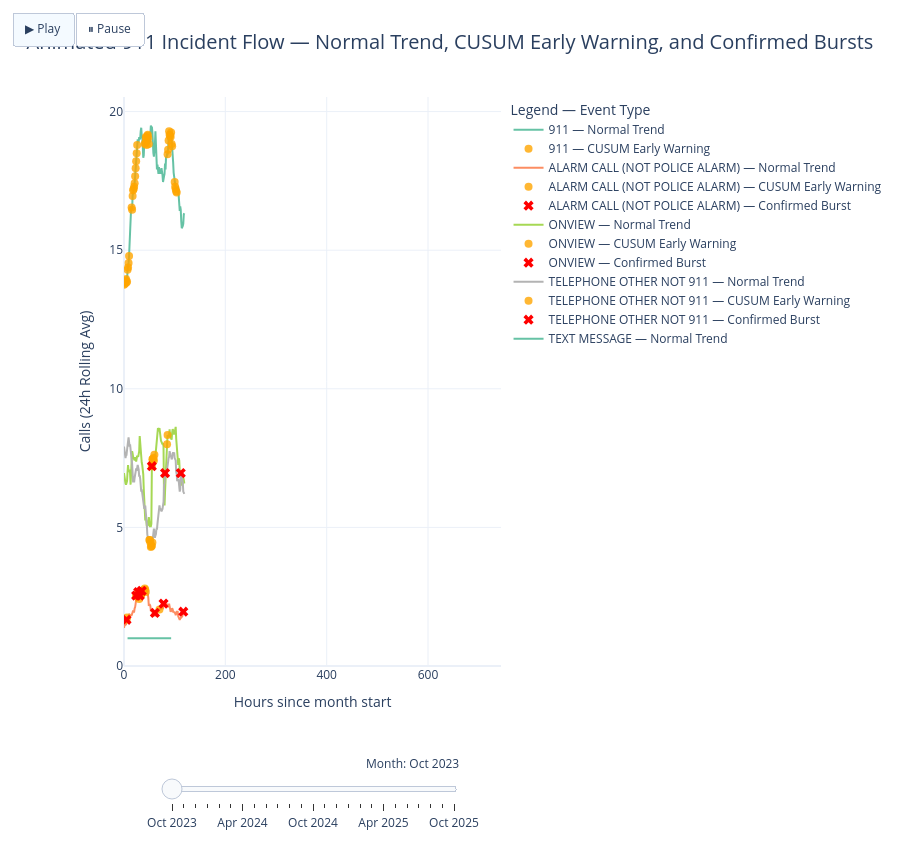

Notebook code cell kept with this figure:
### Markdown cell above
This visualization shows how 911 call activity changes over time and highlights unusual spikes using the CUSUM early-warning algorithm. Each colored line represents the normal 24-hour rolling trend for one call type. Orange circles mark moments where CUSUM detects unusual upward movement which are early warnings indicating that call volume is starting to rise beyond what is normally expected. Red “X” markers represent confirmed anomalies based on the ground-truth labels in the dataset. When orange markers appear shortly before red ones, it means CUSUM is successfully identifying the beginning of abnormal activity. A few scattered orange points are expected and not necessarily meaningful, but long clusters or sustained periods of orange indicate a real surge in calls. Because each call type has its own baseline behavior, trends should be interpreted relative to the history of the same call type, not compared across different types. The animation simply progresses month by month so you can see how patterns evolve, when bursts emerge, and how early the system detects them.

### Code cell
import os
import pandas as pd
import numpy as np
import plotly.graph_objects as go
import plotly.express as px

path = os.path.join(os.getcwd(), "vis1_df.csv")
if not os.path.exists(path):
    raise FileNotFoundError("vis1_df.csv not found in current directory.")
vis1_df = pd.read_csv(path)


for col in ["datetime", "event_hour", "date"]:
    if col in vis1_df.columns:
        vis1_df[col] = pd.to_datetime(vis1_df[col], errors="coerce", utc=False)


if "hour" in vis1_df.columns:
    vis1_df["hour"] = pd.to_numeric(vis1_df["hour"], errors="coerce").round().astype("Int64")
    vis1_df.loc[vis1_df["hour"].notna(), "hour"] = vis1_df.loc[vis1_df["hour"].notna(), "hour"].clip(0, 23)

datetime_col = None


if "datetime" in vis1_df.columns and pd.api.types.is_datetime64_any_dtype(vis1_df["datetime"]):
    datetime_col = vis1_df["datetime"]

elif "event_hour" in vis1_df.columns and pd.api.types.is_datetime64_any_dtype(vis1_df["event_hour"]):
    datetime_col = vis1_df["event_hour"]


elif ("date" in vis1_df.columns and pd.api.types.is_datetime64_any_dtype(vis1_df["date"])) and ("hour" in vis1_df.columns):
    hour_fill = vis1_df["hour"].fillna(0).astype("int32")
    datetime_col = vis1_df["date"] + pd.to_timedelta(hour_fill, unit="h")

elif "date" in vis1_df.columns:
    if vis1_df["date"].notna().any():
        datetime_col = vis1_df["date"]


vis1_df["datetime"] = pd.to_datetime(datetime_col, errors="coerce")
before = len(vis1_df)
vis1_df = vis1_df.dropna(subset=["datetime"])
after = len(vis1_df)
#if after == 0:
#    raise TypeError("All rows became NaT after datetime parsing. Inspect your CSV date/hour values.")
#if after < before:
#    print(f"ℹ️ Dropped {before - after} rows with invalid timestamps; proceeding with {after} rows.")

required = {"call_type", "total_calls"}
#missing = [c for c in required if c not in vis1_df.columns]
#if missing:
#    raise KeyError(f"Missing required columns in vis1_df: {missing}")


vis1_df["total_calls"] = pd.to_numeric(vis1_df["total_calls"], errors="coerce").fillna(0)

# Optional: ensure is_anomaly exists (ok if missing)
#if "is_anomaly" in vis1_df.columns:
#    vis1_df["is_anomaly"] = pd.to_numeric(vis1_df["is_anomaly"], errors="coerce").fillna(0).astype(int)

vis1_df["MonthLabel"] = vis1_df["datetime"].dt.strftime("%b %Y")
vis1_df = vis1_df.sort_values(["MonthLabel", "datetime"])
vis1_df["t_hours"] = ((vis1_df["datetime"] - vis1_df.groupby("MonthLabel")["datetime"].transform("min")).dt.total_seconds() / 3600)

def compute_cusum(df, value_col="total_calls"):
    mean_val = df[value_col].mean()
    std_val = df[value_col].std()
    if pd.isna(std_val) or std_val == 0:
        df["cusum_pos"] = 0.0
        df["cusum_neg"] = 0.0
        df["cusum_flag"] = 0
        return df
    k = 0.65 * std_val
    h = 3.0 * std_val
    pos = np.zeros(len(df))
    neg = np.zeros(len(df))
    flag = np.zeros(len(df))
    for i in range(1, len(df)):
        x = df[value_col].iloc[i] - mean_val
        pos[i] = max(0, pos[i-1] + x - k)
        neg[i] = min(0, neg[i-1] + x + k)
        if pos[i] > h or abs(neg[i]) > h:
            flag[i] = 1
    df["cusum_pos"] = pos
    df["cusum_neg"] = neg
    df["cusum_flag"] = flag
    return df

hourly_vis = vis1_df.groupby("call_type", group_keys=False).apply(compute_cusum)


hourly_vis["rolling_mean"] = (
    hourly_vis.groupby("call_type")["total_calls"]
    .transform(lambda s: s.rolling(24, min_periods=1).mean())
)

types_sorted = sorted(hourly_vis["call_type"].unique())
palette = px.colors.qualitative.Set2
color_map = {t: palette[i % len(palette)] for i, t in enumerate(types_sorted)}
month_labels = sorted(hourly_vis["MonthLabel"].unique(), key=lambda x: pd.to_datetime(x))

frames = []
for m in month_labels:
    d_m = hourly_vis[hourly_vis["MonthLabel"] == m]
    traces = []
    for t in types_sorted:
        d_mt = d_m[d_m["call_type"] == t].sort_values("t_hours")
        traces.append(go.Scatter(
            x=d_mt["t_hours"], y=d_mt["rolling_mean"], mode="lines",
            name=f"{t} — Normal Trend",
            line=dict(color=color_map[t], width=2),
            showlegend=(m == month_labels[0])
        ))
        stress = d_mt[d_mt["cusum_flag"] == 1]
        if not stress.empty:
            traces.append(go.Scatter(
                x=stress["t_hours"], y=stress["rolling_mean"], mode="markers",
                marker=dict(size=8, color="orange", opacity=0.8, symbol="circle"),
                name=f"{t} — CUSUM Early Warning",
                showlegend=(m == month_labels[0])
            ))
        if "is_anomaly" in d_mt.columns:
            bursts = d_mt[d_mt["is_anomaly"] == 1]
            if not bursts.empty:
                traces.append(go.Scatter(
                    x=bursts["t_hours"], y=bursts["rolling_mean"], mode="markers",
                    marker=dict(color="red", size=9, symbol="x"),
                    name=f"{t} — Confirmed Burst",
                    showlegend=(m == month_labels[0])
                ))
    frames.append(go.Frame(name=m, data=traces))


init_month = month_labels[0]
d0 = hourly_vis[hourly_vis["MonthLabel"] == init_month]
init_traces = []
for t in types_sorted:
    d0_t = d0[d0["call_type"] == t].sort_values("t_hours")
    init_traces.append(go.Scatter(
        x=d0_t["t_hours"], y=d0_t["rolling_mean"], mode="lines",
        name=f"{t} — Normal Trend", line=dict(color=color_map[t]), showlegend=True
    ))
    stress = d0_t[d0_t["cusum_flag"] == 1]
    if not stress.empty:
        init_traces.append(go.Scatter(
            x=stress["t_hours"], y=stress["rolling_mean"], mode="markers",
            marker=dict(size=8, color="orange", opacity=0.8, symbol="circle"),
            name=f"{t} — CUSUM Early Warning", showlegend=True
        ))
    if "is_anomaly" in d0_t.columns:
        bursts = d0_t[d0_t["is_anomaly"] == 1]
        if not bursts.empty:
            init_traces.append(go.Scatter(
                x=bursts["t_hours"], y=bursts["rolling_mean"], mode="markers",
                marker=dict(color="red", size=9, symbol="x"),
                name=f"{t} — Confirmed Burst", showlegend=True
            ))

layout = go.Layout(
    title=dict(text="Animated 911 Incident Flow — Normal Trend, CUSUM Early Warning, and Confirmed Bursts",
               x=0.5, font=dict(size=20)),
    template="plotly_white",
    hovermode="x unified",
    xaxis=dict(title="Hours since month start", range=[0, 31*24]),
    yaxis=dict(title="Calls (24h Rolling Avg)", rangemode="tozero"),
    height=850,
    legend=dict(title="Legend — Event Type", yanchor="top", y=1, xanchor="left", x=1.02,
                bgcolor="rgba(255,255,255,0.8)"),
    updatemenus=[{
        "type": "buttons", "direction": "left", "x": 0.05, "y": 1.15,
        "buttons": [
            {"label":"▶ Play","method":"animate",
             "args":[None, {"frame":{"duration":700,"redraw":True}, "fromcurrent":True}]},
            {"label":"⏸ Pause","method":"animate",
             "args":[[None], {"mode":"immediate","frame":{"duration":0,"redraw":False}}]}
        ],
    }],
    sliders=[{
        "active": 0, "y": -0.08, "x": 0.1, "len": 0.8, "pad": {"b": 10, "t": 40},
        "currentvalue": {"visible": True, "prefix": "Month: ", "xanchor": "right", "offset": 10},
        "steps": [{"args": [[m], {"frame": {"duration": 0, "redraw": True}, "mode": "immediate"}],
                   "label": m, "method": "animate"} for m in month_labels],
    }],
)

fig = go.Figure(data=init_traces, layout=layout, frames=frames)
fig.update_layout(margin=dict(l=60, r=280, t=80, b=60))
fig.show()

### Figure 1 — Plotly figure (JSON) as saved in the notebook; plotly's stock layout.template omitted (floating-point values rounded to 4 significant figures)
{"data": [{"line": {"color": "rgb(102,194,165)"}, "mode": "lines", "name": "911 — Normal Trend", "showlegend": true, "type": "scatter", "x": [0.0, 1.0, 2.0, 3.0, 4.0, 5.0, 6.0, 7.0, 8.0, 9.0, 10.0, 11.0, 12.0, 13.0, 14.0, 15.0, 16.0, 17.0, 18.0, 19.0, 20.0, 21.0, 22.0, 23.0, 24.0, 25.0, 26.0, 27.0, 28.0, 29.0, 30.0, 31.0, 32.0, 33.0, 34.0, 35.0, 36.0, 37.0, 38.0, 39.0, 40.0, 41.0, 42.0, 43.0, 44.0, 45.0, 46.0, 47.0, 48.0, 49.0, 50.0, 51.0, 52.0, 53.0, 54.0, 55.0, 56.0, 57.0, 58.0, 59.0, 60.0, 61.0, 62.0, 63.0, 64.0, 65.0, 66.0, 67.0, 68.0, 69.0, 70.0, 71.0, 72.0, 73.0, 74.0, 75.0, 76.0, 77.0, 78.0, 79.0, 80.0, 81.0, 82.0, 83.0, 84.0, 85.0, 86.0, 87.0, 88.0, 89.0, 90.0, 91.0, 92.0, 93.0, 94.0, 95.0, 96.0, 97.0, 98.0, 99.0, 100.0, 101.0, 102.0, 103.0, 104.0, 105.0, 106.0, 107.0, 108.0, 109.0, 110.0, 111.0, 112.0, 113.0, 114.0, 115.0, 116.0, 117.0, 118.0, 119.0], "y": [13.75, 13.88, 13.79, 13.92, 13.96, 13.83, 13.88, 14.29, 14.38, 14.54, 14.79, 15.46, 15.88, 16.25, 16.5, 16.54, 16.46, 16.96, 17.17, 17.21, 17.29, 17.42, 17.67, 17.96, 18.21, 18.5, 18.79, 19.0, 18.92, 18.92, 19.08, 19.0, 19.04, 19.29, 19.42, 19.12, 19.08, 18.75, 18.33, 18.42, 18.88, 18.83, 18.88, 19.08, 19.04, 18.79, 19.12, 19.17, 19.04, 18.83, 18.92, 18.88, 19.12, 19.5, 19.38, 19.46, 19.25, 18.62, 18.5, 18.38, 18.54, 18.83, 19.29, 18.88, 18.29, 17.92, 18.08, 17.96, 17.75, 18.0, 17.83, 17.75, 17.88, 17.75, 17.96, 17.88, 17.71, 17.46, 17.67, 17.67, 17.75, 18.12, 17.92, 18.38, 18.33, 18.46, 18.46, 18.62, 18.96, 19.29, 19.17, 19.12, 19.08, 19.25, 18.83, 18.75, 18.21, 18.17, 17.79, 17.62, 17.46, 17.29, 17.21, 17.12, 17.08, 17.21, 17.29, 17.21, 16.83, 16.54, 16.42, 16.58, 16.46, 16.04, 15.79, 15.83, 15.88, 15.96, 16.29, 16.33]}, {"marker": {"color": "orange", "opacity": 0.8, "size": 8, "symbol": "circle"}, "mode": "markers", "name": "911 — CUSUM Early Warning", "showlegend": true, "type": "scatter", "x": [0.0, 1.0, 2.0, 3.0, 4.0, 5.0, 6.0, 7.0, 8.0, 9.0, 10.0, 15.0, 16.0, 17.0, 18.0, 19.0, 20.0, 21.0, 22.0, 23.0, 24.0, 25.0, 26.0, 41.0, 42.0, 43.0, 44.0, 45.0, 46.0, 47.0, 48.0, 49.0, 86.0, 87.0, 88.0, 89.0, 90.0, 91.0, 92.0, 93.0, 94.0, 95.0, 100.0, 101.0, 102.0, 103.0, 104.0], "y": [13.75, 13.88, 13.79, 13.92, 13.96, 13.83, 13.88, 14.29, 14.38, 14.54, 14.79, 16.54, 16.46, 16.96, 17.17, 17.21, 17.29, 17.42, 17.67, 17.96, 18.21, 18.5, 18.79, 18.83, 18.88, 19.08, 19.04, 18.79, 19.12, 19.17, 19.04, 18.83, 18.46, 18.62, 18.96, 19.29, 19.17, 19.12, 19.08, 19.25, 18.83, 18.75, 17.46, 17.29, 17.21, 17.12, 17.08]}, {"line": {"color": "rgb(252,141,98)"}, "mode": "lines", "name": "ALARM CALL (NOT POLICE ALARM) — Normal Trend", "showlegend": true, "type": "scatter", "x": [0.0, 1.0, 4.0, 5.0, 6.0, 7.0, 9.0, 10.0, 11.0, 12.0, 13.0, 14.0, 15.0, 16.0, 17.0, 18.0, 19.0, 20.0, 21.0, 22.0, 23.0, 24.0, 25.0, 26.0, 27.0, 28.0, 29.0, 30.0, 31.0, 32.0, 33.0, 34.0, 35.0, 36.0, 37.0, 39.0, 40.0, 41.0, 42.0, 43.0, 44.0, 45.0, 46.0, 47.0, 48.0, 49.0, 50.0, 51.0, 52.0, 53.0, 54.0, 56.0, 57.0, 58.0, 59.0, 61.0, 63.0, 64.0, 65.0, 67.0, 68.0, 70.0, 71.0, 72.0, 73.0, 74.0, 75.0, 76.0, 77.0, 78.0, 79.0, 80.0, 82.0, 83.0, 84.0, 85.0, 87.0, 88.0, 89.0, 90.0, 91.0, 92.0, 94.0, 95.0, 96.0, 97.0, 98.0, 100.0, 101.0, 102.0, 103.0, 104.0, 106.0, 107.0, 109.0, 110.0, 111.0, 114.0, 115.0, 117.0, 119.0], "y": [1.375, 1.458, 1.5, 1.667, 1.75, 1.75, 1.792, 1.875, 1.833, 1.833, 1.833, 1.833, 1.833, 1.875, 1.917, 2.0, 1.958, 1.958, 2.083, 2.125, 2.25, 2.542, 2.542, 2.542, 2.5, 2.667, 2.583, 2.417, 2.542, 2.542, 2.583, 2.542, 2.708, 2.708, 2.708, 2.75, 2.708, 2.792, 2.75, 2.667, 2.708, 2.75, 2.625, 2.583, 2.458, 2.167, 2.208, 2.208, 2.167, 2.0, 2.0, 2.0, 1.833, 1.875, 1.792, 1.917, 1.792, 1.917, 2.0, 1.958, 2.042, 2.042, 2.042, 2.083, 2.042, 2.083, 2.083, 2.083, 2.083, 2.25, 2.25, 2.25, 2.25, 2.208, 2.25, 2.208, 2.167, 2.125, 2.25, 2.083, 2.083, 1.958, 2.0, 2.083, 2.042, 1.958, 1.958, 1.917, 1.917, 1.833, 1.875, 1.958, 1.958, 1.792, 1.708, 1.667, 1.708, 1.75, 1.792, 1.958, 2.042]}, {"marker": {"color": "orange", "opacity": 0.8, "size": 8, "symbol": "circle"}, "mode": "markers", "name": "ALARM CALL (NOT POLICE ALARM) — CUSUM Early Warning", "showlegend": true, "type": "scatter", "x": [5.0, 6.0, 24.0, 25.0, 26.0, 27.0, 28.0, 29.0, 30.0, 31.0, 32.0, 33.0, 34.0, 35.0, 36.0, 37.0, 39.0, 40.0, 41.0, 42.0, 43.0, 70.0], "y": [1.667, 1.75, 2.542, 2.542, 2.542, 2.5, 2.667, 2.583, 2.417, 2.542, 2.542, 2.583, 2.542, 2.708, 2.708, 2.708, 2.75, 2.708, 2.792, 2.75, 2.667, 2.042]}, {"marker": {"color": "red", "size": 9, "symbol": "x"}, "mode": "markers", "name": "ALARM CALL (NOT POLICE ALARM) — Confirmed Burst", "showlegend": true, "type": "scatter", "x": [5.0, 24.0, 28.0, 31.0, 35.0, 61.0, 78.0, 117.0], "y": [1.667, 2.542, 2.667, 2.542, 2.708, 1.917, 2.25, 1.958]}, {"line": {"color": "rgb(141,160,203)"}, "mode": "lines", "name": "HISTORY CALL (RETRO) — Normal Trend", "showlegend": true, "type": "scatter", "x": [], "y": []}, {"line": {"color": "rgb(231,138,195)"}, "mode": "lines", "name": "IN PERSON COMPLAINT — Normal Trend", "showlegend": true, "type": "scatter", "x": [], "y": []}, {"line": {"color": "rgb(166,216,84)"}, "mode": "lines", "name": "ONVIEW — Normal Trend", "showlegend": true, "type": "scatter", "x": [0.0, 1.0, 2.0, 3.0, 4.0, 5.0, 6.0, 7.0, 8.0, 9.0, 10.0, 11.0, 12.0, 13.0, 14.0, 15.0, 16.0, 17.0, 18.0, 19.0, 20.0, 21.0, 22.0, 23.0, 24.0, 25.0, 26.0, 28.0, 29.0, 30.0, 31.0, 32.0, 33.0, 34.0, 35.0, 36.0, 37.0, 38.0, 39.0, 40.0, 41.0, 42.0, 43.0, 44.0, 45.0, 46.0, 47.0, 48.0, 49.0, 50.0, 51.0, 53.0, 54.0, 55.0, 56.0, 57.0, 58.0, 59.0, 60.0, 61.0, 62.0, 63.0, 64.0, 65.0, 66.0, 67.0, 68.0, 69.0, 70.0, 71.0, 72.0, 73.0, 74.0, 75.0, 76.0, 77.0, 78.0, 79.0, 80.0, 81.0, 82.0, 83.0, 84.0, 85.0, 86.0, 87.0, 88.0, 89.0, 90.0, 91.0, 92.0, 93.0, 94.0, 95.0, 96.0, 97.0, 98.0, 99.0, 100.0, 101.0, 102.0, 103.0, 104.0, 105.0, 106.0, 107.0, 108.0, 109.0, 110.0, 111.0, 112.0, 113.0, 114.0, 115.0, 116.0, 117.0, 118.0, 119.0], "y": [6.958, 6.792, 6.708, 6.583, 6.542, 6.625, 6.667, 7.0, 7.25, 7.042, 7.0, 7.083, 6.958, 6.542, 6.875, 7.167, 7.75, 7.667, 7.542, 7.458, 7.417, 7.417, 7.5, 7.5, 7.375, 7.583, 7.583, 7.542, 7.667, 7.75, 8.292, 7.917, 7.583, 7.417, 7.333, 7.25, 7.083, 6.917, 6.375, 5.958, 5.292, 5.25, 5.333, 5.25, 5.042, 5.083, 5.083, 5.208, 5.375, 5.208, 5.042, 5.042, 5.125, 7.208, 7.458, 7.458, 7.5, 7.417, 7.625, 7.625, 7.583, 7.833, 8.125, 8.208, 8.292, 8.583, 8.5, 8.5, 8.583, 8.375, 8.25, 8.125, 8.083, 8.0, 8.0, 8.042, 7.917, 6.083, 5.792, 6.292, 6.958, 7.417, 7.5, 8.0, 8.333, 8.25, 8.25, 8.333, 8.542, 8.292, 8.208, 8.208, 8.167, 8.417, 8.542, 8.5, 8.375, 8.375, 8.417, 8.583, 8.625, 8.208, 7.917, 7.833, 7.458, 7.25, 7.5, 7.417, 7.042, 6.958, 6.917, 6.875, 6.542, 6.542, 6.667, 6.792, 6.708, 6.583]}, {"marker": {"color": "orange", "opacity": 0.8, "size": 8, "symbol": "circle"}, "mode": "markers", "name": "ONVIEW — CUSUM Early Warning", "showlegend": true, "type": "scatter", "x": [55.0, 56.0, 57.0, 58.0, 59.0, 60.0, 85.0, 86.0], "y": [7.208, 7.458, 7.458, 7.5, 7.417, 7.625, 8.0, 8.333]}, {"marker": {"color": "red", "size": 9, "symbol": "x"}, "mode": "markers", "name": "ONVIEW — Confirmed Burst", "showlegend": true, "type": "scatter", "x": [55.0], "y": [7.208]}, {"line": {"color": "rgb(255,217,47)"}, "mode": "lines", "name": "PROACTIVE (OFFICER INITIATED) — Normal Trend", "showlegend": true, "type": "scatter", "x": [], "y": []}, {"line": {"color": "rgb(229,196,148)"}, "mode": "lines", "name": "SCHEDULED EVENT (RECURRING) — Normal Trend", "showlegend": true, "type": "scatter", "x": [], "y": []}, {"line": {"color": "rgb(179,179,179)"}, "mode": "lines", "name": "TELEPHONE OTHER NOT 911 — Normal Trend", "showlegend": true, "type": "scatter", "x": [0.0, 1.0, 2.0, 3.0, 4.0, 5.0, 6.0, 7.0, 8.0, 9.0, 10.0, 11.0, 12.0, 13.0, 14.0, 15.0, 16.0, 17.0, 18.0, 19.0, 20.0, 21.0, 22.0, 23.0, 24.0, 25.0, 26.0, 27.0, 28.0, 29.0, 30.0, 31.0, 32.0, 33.0, 34.0, 35.0, 36.0, 37.0, 38.0, 39.0, 40.0, 41.0, 42.0, 43.0, 44.0, 45.0, 46.0, 47.0, 48.0, 49.0, 50.0, 51.0, 52.0, 53.0, 54.0, 55.0, 56.0, 57.0, 58.0, 59.0, 60.0, 61.0, 62.0, 63.0, 64.0, 65.0, 66.0, 67.0, 68.0, 69.0, 70.0, 71.0, 72.0, 74.0, 75.0, 76.0, 77.0, 78.0, 79.0, 80.0, 81.0, 82.0, 83.0, 84.0, 85.0, 86.0, 87.0, 88.0, 89.0, 90.0, 91.0, 92.0, 93.0, 94.0, 95.0, 96.0, 97.0, 98.0, 99.0, 100.0, 101.0, 102.0, 103.0, 104.0, 105.0, 106.0, 107.0, 108.0, 109.0, 110.0, 111.0, 112.0, 113.0, 114.0, 115.0, 116.0, 117.0, 118.0, 119.0], "y": [7.917, 7.75, 7.542, 7.5, 7.625, 7.625, 7.792, 7.958, 8.083, 8.25, 8.083, 7.917, 8.0, 7.708, 7.792, 7.458, 7.292, 6.833, 6.625, 6.792, 6.625, 6.792, 6.958, 7.042, 7.125, 7.042, 7.167, 7.25, 7.167, 7.083, 6.833, 6.875, 6.75, 6.417, 6.292, 6.375, 6.208, 6.125, 5.833, 5.75, 5.667, 5.708, 5.792, 5.542, 5.375, 5.125, 4.75, 4.625, 4.542, 4.667, 4.542, 4.542, 4.458, 4.292, 4.333, 4.333, 4.458, 4.667, 4.875, 4.958, 4.792, 4.625, 4.708, 4.75, 4.958, 4.917, 5.125, 5.333, 5.625, 5.708, 5.792, 5.667, 5.667, 5.583, 5.625, 5.667, 5.792, 5.917, 6.542, 6.583, 6.958, 6.917, 6.917, 6.833, 7.083, 7.333, 7.417, 7.5, 7.542, 7.75, 7.667, 7.542, 7.583, 7.458, 7.5, 7.667, 7.708, 7.667, 7.708, 7.5, 7.417, 7.417, 7.0, 6.917, 6.667, 6.75, 6.75, 6.667, 6.417, 6.292, 6.375, 6.958, 6.833, 6.792, 6.708, 6.625, 6.292, 6.208, 6.208]}, {"marker": {"color": "orange", "opacity": 0.8, "size": 8, "symbol": "circle"}, "mode": "markers", "name": "TELEPHONE OTHER NOT 911 — CUSUM Early Warning", "showlegend": true, "type": "scatter", "x": [50.0, 51.0, 52.0, 53.0, 54.0, 55.0, 56.0], "y": [4.542, 4.542, 4.458, 4.292, 4.333, 4.333, 4.458]}, {"marker": {"color": "red", "size": 9, "symbol": "x"}, "mode": "markers", "name": "TELEPHONE OTHER NOT 911 — Confirmed Burst", "showlegend": true, "type": "scatter", "x": [81.0, 112.0], "y": [6.958, 6.958]}, {"line": {"color": "rgb(102,194,165)"}, "mode": "lines", "name": "TEXT MESSAGE — Normal Trend", "showlegend": true, "type": "scatter", "x": [7.0, 32.0, 44.0, 56.0, 71.0, 93.0], "y": [1.0, 1.0, 1.0, 1.0, 1.0, 1.0]}], "layout": {"height": 850, "hovermode": "x unified", "legend": {"bgcolor": "rgba(255,255,255,0.8)", "title": {"text": "Legend — Event Type"}, "x": 1.02, "xanchor": "left", "y": 1, "yanchor": "top"}, "margin": {"b": 60, "l": 60, "r": 280, "t": 80}, "sliders": [{"active": 0, "currentvalue": {"offset": 10, "prefix": "Month: ", "visible": true, "xanchor": "right"}, "len": 0.8, "pad": {"b": 10, "t": 40}, "steps": [{"args": [["Oct 2023"], {"frame": {"duration": 0, "redraw": true}, "mode": "immediate"}], "label": "Oct 2023", "method": "animate"}, {"args": [["Nov 2023"], {"frame": {"duration": 0, "redraw": true}, "mode": "immediate"}], "label": "Nov 2023", "method": "animate"}, {"args": [["Dec 2023"], {"frame": {"duration": 0, "redraw": true}, "mode": "immediate"}], "label": "Dec 2023", "method": "animate"}, {"args": [["Jan 2024"], {"frame": {"duration": 0, "redraw": true}, "mode": "immediate"}], "label": "Jan 2024", "method": "animate"}, {"args": [["Feb 2024"], {"frame": {"duration": 0, "redraw": true}, "mode": "immediate"}], "label": "Feb 2024", "method": "animate"}, {"args": [["Mar 2024"], {"frame": {"duration": 0, "redraw": true}, "mode": "immediate"}], "label": "Mar 2024", "method": "animate"}, {"args": [["Apr 2024"], {"frame": {"duration": 0, "redraw": true}, "mode": "immediate"}], "label": "Apr 2024", "method": "animate"}, {"args": [["May 2024"], {"frame": {"duration": 0, "redraw": true}, "mode": "immediate"}], "label": "May 2024", "method": "animate"}, {"args": [["Jun 2024"], {"frame": {"duration": 0, "redraw": true}, "mode": "immediate"}], "label": "Jun 2024", "method": "animate"}, {"args": [["Jul 2024"], {"frame": {"duration": 0, "redraw": true}, "mode": "immediate"}], "label": "Jul 2024", "method": "animate"}, {"args": [["Aug 2024"], {"frame": {"duration": 0, "redraw": true}, "mode": "immediate"}], "label": "Aug 2024", "method": "animate"}, {"args": [["Sep 2024"], {"frame": {"duration": 0, "redraw": true}, "mode": "immediate"}], "label": "Sep 2024", "method": "animate"}, {"args": [["Oct 2024"], {"frame": {"duration": 0, "redraw": true}, "mode": "immediate"}], "label": "Oct 2024", "method": "animate"}, {"args": [["Nov 2024"], {"frame": {"duration": 0, "redraw": true}, "mode": "immediate"}], "label": "Nov 2024", "method": "animate"}, {"args": [["Dec 2024"], {"frame": {"duration": 0, "redraw": true}, "mode": "immediate"}], "label": "Dec 2024", "method": "animate"}, {"args": [["Jan 2025"], {"frame": {"duration": 0, "redraw": true}, "mode": "immediate"}], "label": "Jan 2025", "method": "animate"}, {"args": [["Feb 2025"], {"frame": {"duration": 0, "redraw": true}, "mode": "immediate"}], "label": "Feb 2025", "method": "animate"}, {"args": [["Mar 2025"], {"frame": {"duration": 0, "redraw": true}, "mode": "immediate"}], "label": "Mar 2025", "method": "animate"}, {"args": [["Apr 2025"], {"frame": {"duration": 0, "redraw": true}, "mode": "immediate"}], "label": "Apr 2025", "method": "animate"}, {"args": [["May 2025"], {"frame": {"duration": 0, "redraw": true}, "mode": "immediate"}], "label": "May 2025", "method": "animate"}, {"args": [["Jun 2025"], {"frame": {"duration": 0, "redraw": true}, "mode": "immediate"}], "label": "Jun 2025", "method": "animate"}, {"args": [["Jul 2025"], {"frame": {"duration": 0, "redraw": true}, "mode": "immediate"}], "label": "Jul 2025", "method": "animate"}, {"args": [["Aug 2025"], {"frame": {"duration": 0, "redraw": true}, "mode": "immediate"}], "label": "Aug 2025", "method": "animate"}, {"args": [["Sep 2025"], {"frame": {"duration": 0, "redraw": true}, "mode": "immediate"}], "label": "Sep 2025", "method": "animate"}, {"args": [["Oct 2025"], {"frame": {"duration": 0, "redraw": true}, "mode": "immediate"}], "label": "Oct 2025", "method": "animate"}], "x": 0.1, "y": -0.08}], "title": {"font": {"size": 20}, "text": "Animated 911 Incident Flow — Normal Trend, CUSUM Early Warning, and Confirmed Bursts", "x": 0.5}, "updatemenus": [{"buttons": [{"args": [null, {"frame": {"duration": 700, "redraw": true}, "fromcurrent": true}], "label": "▶ Play", "method": "animate"}, {"args": [[null], {"frame": {"duration": 0, "redraw": false}, "mode": "immediate"}], "label": "⏸ Pause", "method": "animate"}], "direction": "left", "type": "buttons", "x": 0.05, "y": 1.15}], "xaxis": {"range": [0, 744], "title": {"text": "Hours since month start"}}, "yaxis": {"rangemode": "tozero", "title": {"text": "Calls (24h Rolling Avg)"}}}}
